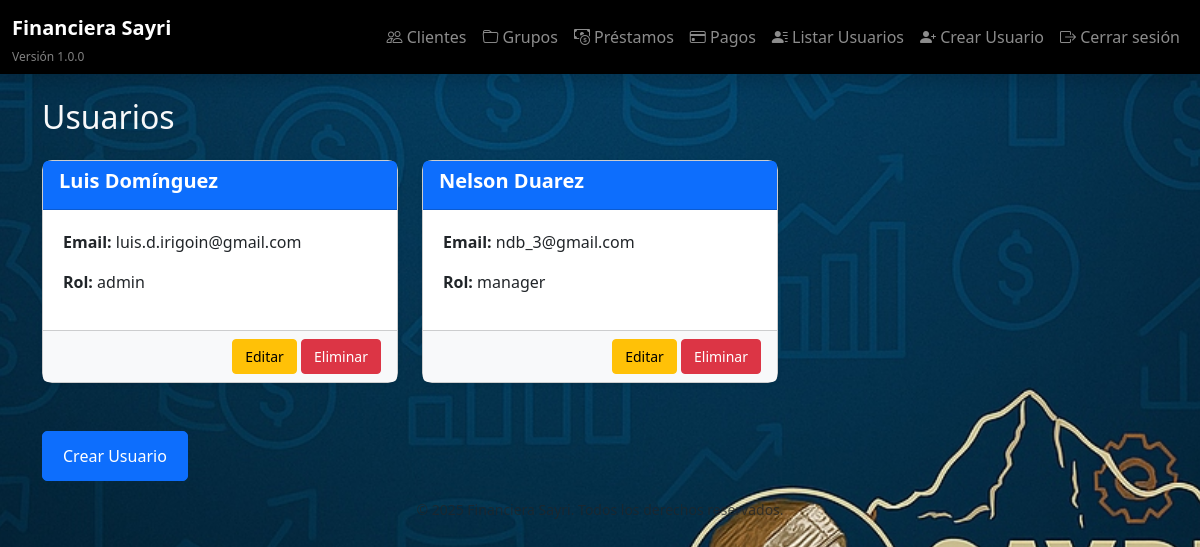
/admin/usuarios (signed in), run on the app's committed database.
### models/usuario.py (models this page shows, shortened)
class Usuario(db.Model, UserMixin):
    __tablename__ = 'usuario'
    id = db.Column(db.Integer, primary_key=True)
    nombre = db.Column(db.String(100), nullable=False)
    apellido = db.Column(db.String(100), nullable=False)
    email = db.Column(db.String(120), unique=True, nullable=False)
    password_hash = db.Column(db.String(256), nullable=False)
    rol_id = db.Column(db.Integer, db.ForeignKey('rol.id'), nullable=False)
    is_active = db.Column(db.Boolean, default=True)  # Agregar el atributo is_active
    rol = db.relationship('Rol', backref=db.backref('usuarios', lazy=True))

### models/rol.py (models this page shows, shortened)
class Rol(db.Model):
    __tablename__ = 'rol'
    id = db.Column(db.Integer, primary_key=True)
    nombre = db.Column(db.String(50), unique=True, nullable=False)

### routes/usuarios.py (the view)
@usuarios_bp.route('/usuarios')
@login_required
def listar_usuarios():
    if current_user.rol.nombre != 'admin':
        abort(403)
    usuarios = Usuario.query.all()
    return render_template('admin/listar_usuarios.html', usuarios=usuarios)

### templates/admin/listar_usuarios.html (shortened to what this page needs)
{% extends "base.html" %}
{% block content %}
<h2 class="mb-4">Usuarios</h2>
<div class="row">
    {% for usuario in usuarios %}
        <div class="col-md-4 mb-4">
            <div class="card shadow-sm">
                <div class="card-header bg-primary text-white">
                    <h5 class="card-title">{{ usuario.nombre }} {{ usuario.apellido }}</h5>
                </div>
                <div class="card-body">
                    <p><strong>Email:</strong> {{ usuario.email }}</p>
                    <p><strong>Rol:</strong> {{ usuario.rol.nombre }}</p>
                </div>
                <div class="card-footer text-end">
                    <a href="{{ url_for('admin.editar_usuario', id=usuario.id) }}" class="btn btn-warning btn-sm">Editar</a>
                    <form action="{{ url_for('admin.eliminar_usuario', id=usuario.id) }}" method="POST" style="display:inline;"
                          onsubmit="return confirm('¿Estás seguro de eliminar este usuario?');">
                        <button type="submit" class="btn btn-danger btn-sm">Eliminar</button>
                    </form>
                </div>
            </div>
        </div>
    {% endfor %}
</div>
<div class="mt-4">
    <a href="{{ url_for('admin.crear_usuario') }}" class="btn btn-primary">Crear Usuario</a>
</div>
{% endblock %}

### static/styles.css (style rules this page uses)
body { background: url('/static/images/fondo.jpg') no-repeat center center fixed; background-size: cover; color: white; }

### templates/admin/listar_usuarios.html (style rules this page uses)
.card { border-radius: 10px; background-color: #f8f9fa; }
.card-header { border-radius: 10px 10px 0 0; background-color: #007bff; color: white; }
.card-footer { background-color: #f8f9fa; border-radius: 0 0 10px 10px; }
.card-body { background-color: #ffffff; padding: 1.25rem; }
.card-title { font-size: 1.25rem; font-weight: bold; }
.btn-sm { padding: 0.375rem 0.75rem; font-size: 0.875rem; }
.mt-4 .btn-primary { padding: 0.75rem 1.25rem; font-size: 1rem; border-radius: 5px; }

### data on the page
Usuario: nombre "Luis", apellido "Domínguez", email "luis.d.irigoin@gmail.com", rol.nombre "admin"
Usuario: nombre "Nelson", apellido "Duarez", email "ndb_3@gmail.com", rol.nombre "manager"
